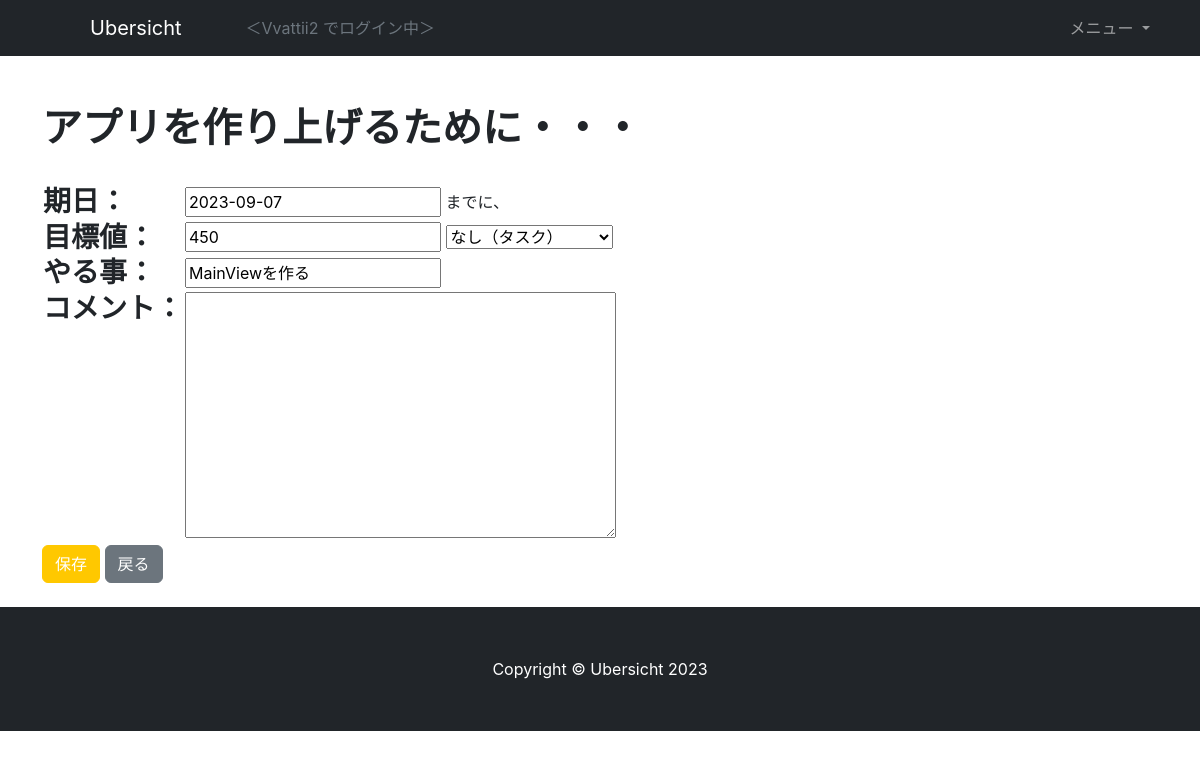
/todo_config/1 (signed in), run on an earlier commit of the app's database.
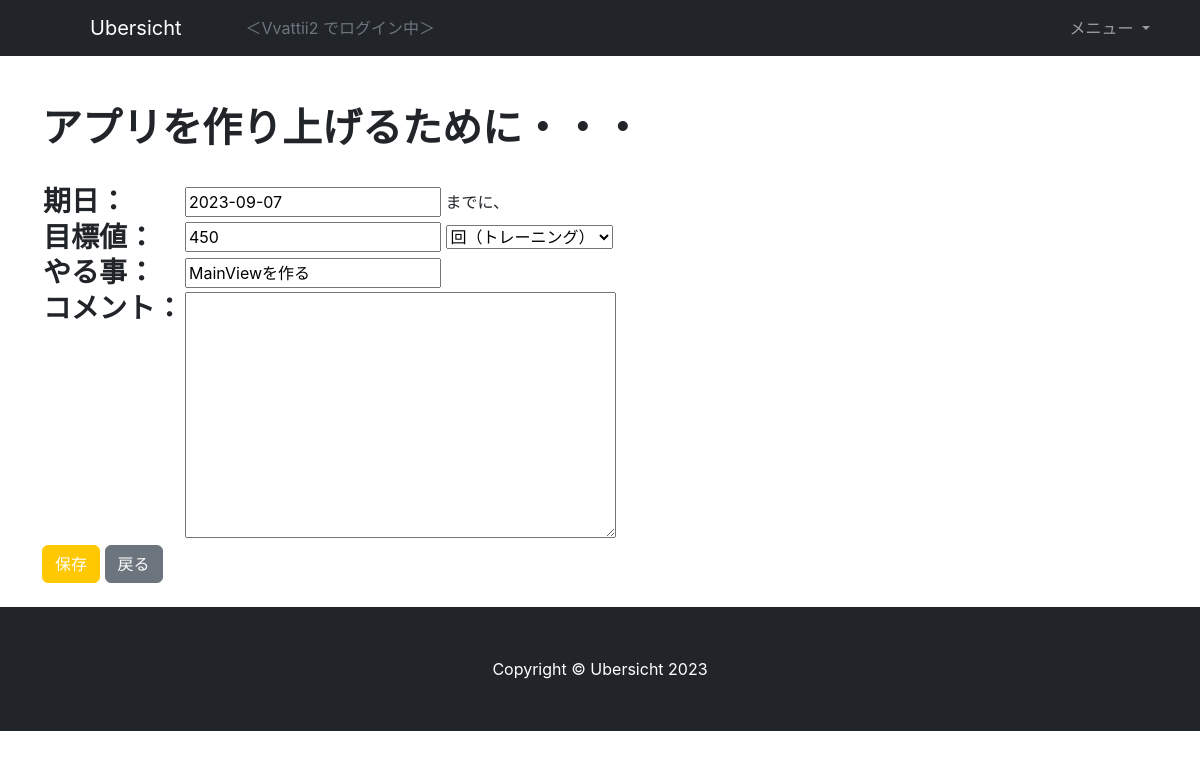
And on a later commit of the database.
### todo/models.py (models this page shows, shortened)
class Todos(models.Model):
    goal = models.ForeignKey(Goals, on_delete=models.CASCADE)
    title = models.CharField(verbose_name='タイトル', max_length=50)
    from_date = models.DateField(verbose_name='作成日', auto_now_add=True)
    until_date = models.DateField(verbose_name='期日', null=True, blank=True)
    image = models.ImageField(verbose_name='画像', null=True, blank=True)
    timer = models.IntegerField(verbose_name='タイマー', null=True, blank=True)
    amount = models.IntegerField(verbose_name='合計', null=True, blank=True)
    type = models.CharField(verbose_name='タイプ', default='task', max_length=20,
                            choices=TypeChoices.choices)
    current = models.IntegerField(verbose_name='進捗', null=True, blank=True)
    memo = models.TextField(verbose_name='メモ', null=True, blank=True)
    state = models.IntegerField(verbose_name='状態', default=1)

### todo/views.py (the view, shortened to what this page needs)
# urls.py: path('todo_config/<int:pk>', TodoConfigView.as_view(), name='todo_config'),
@method_decorator(login_required, name='dispatch')
class TodoConfigView(UpdateView):
    template_name = 'todo_config.html'
    model = Todos
    form_class = forms.TodoForm
    success_url = reverse_lazy('todo:main')
    def get_context_data(self, **kwargs: Any) -> Dict[str, Any]:
        context = super().get_context_data(**kwargs)
        context['goal'] = Todos.objects.get(pk=self.kwargs['pk']).goal
        return context
    def get_object(self, queryset: QuerySet[Any] | None = ...):
        return Todos.objects.get(pk=self.kwargs['pk'])

### todo/forms.py
class TodoForm(forms.ModelForm):
    class Meta:
        model = Todos
        fields = ['title', 'until_date', 'amount', 'type', 'image', 'timer', 'memo']

### todo/templates/todo_config.html (shortened to what this page needs)
{% extends 'base.html' %}
{% block content %}
<div class="container">
    <div class="row">
        <div class="col py-4">
            <h1 class="py-4">{{ goal.subject }}ために・・・</h1>
            <form action="" method="post">
                <table border=0>
                    <tr>
                        <th class="h3">期日：</th>
                        <td>{{ form.until_date }} までに、</td>
                    </tr>
                    <tr>
                        <th class="h3">目標値：</th>
                        <td>{{ form.amount }} {{ form.type }}</td>
                    </tr>
                    <tr>
                        <th class="h3">やる事：</th>
                        <td>{{ form.title }}</td>
                    </tr>
                    <tr>
                        <th class="h3" style="vertical-align: top;">コメント：</th>
                        <td>{{ form.memo }}</td>
                    </tr>
                </table>
                <button type="submit" class="btn btn-primary">保存</button>
                <a href="{% url 'todo:main' %}" class="btn btn-secondary">戻る</a>
            </form>
        </div>
    </div>
</div>
{% endblock content %}

What changed in the data, as far as the page shows it:
changed Todos "MainViewを作る": type "なし（タスク）" → "回（トレーニング）"
